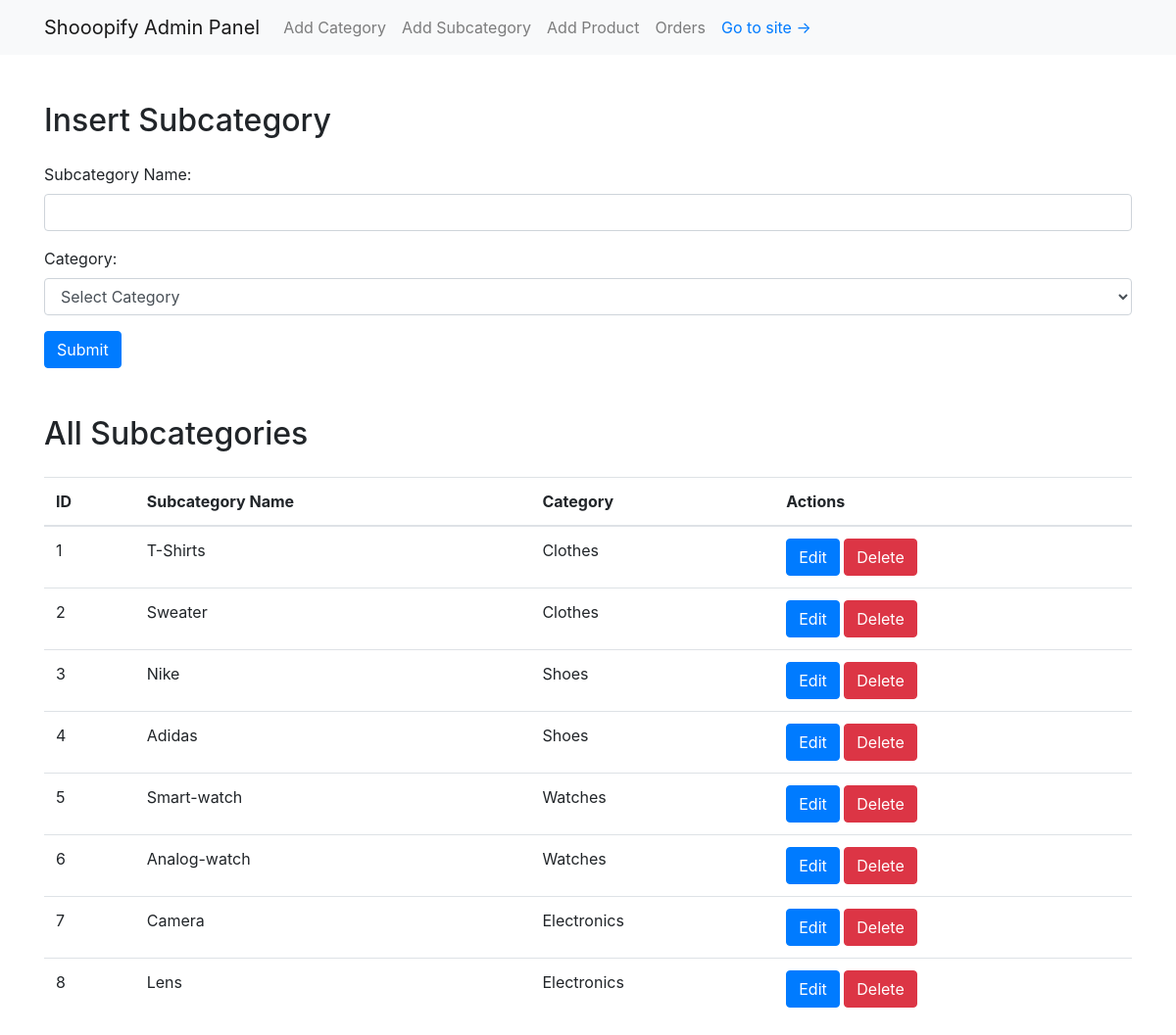
The app's page /admin/subcategory.php, older data.
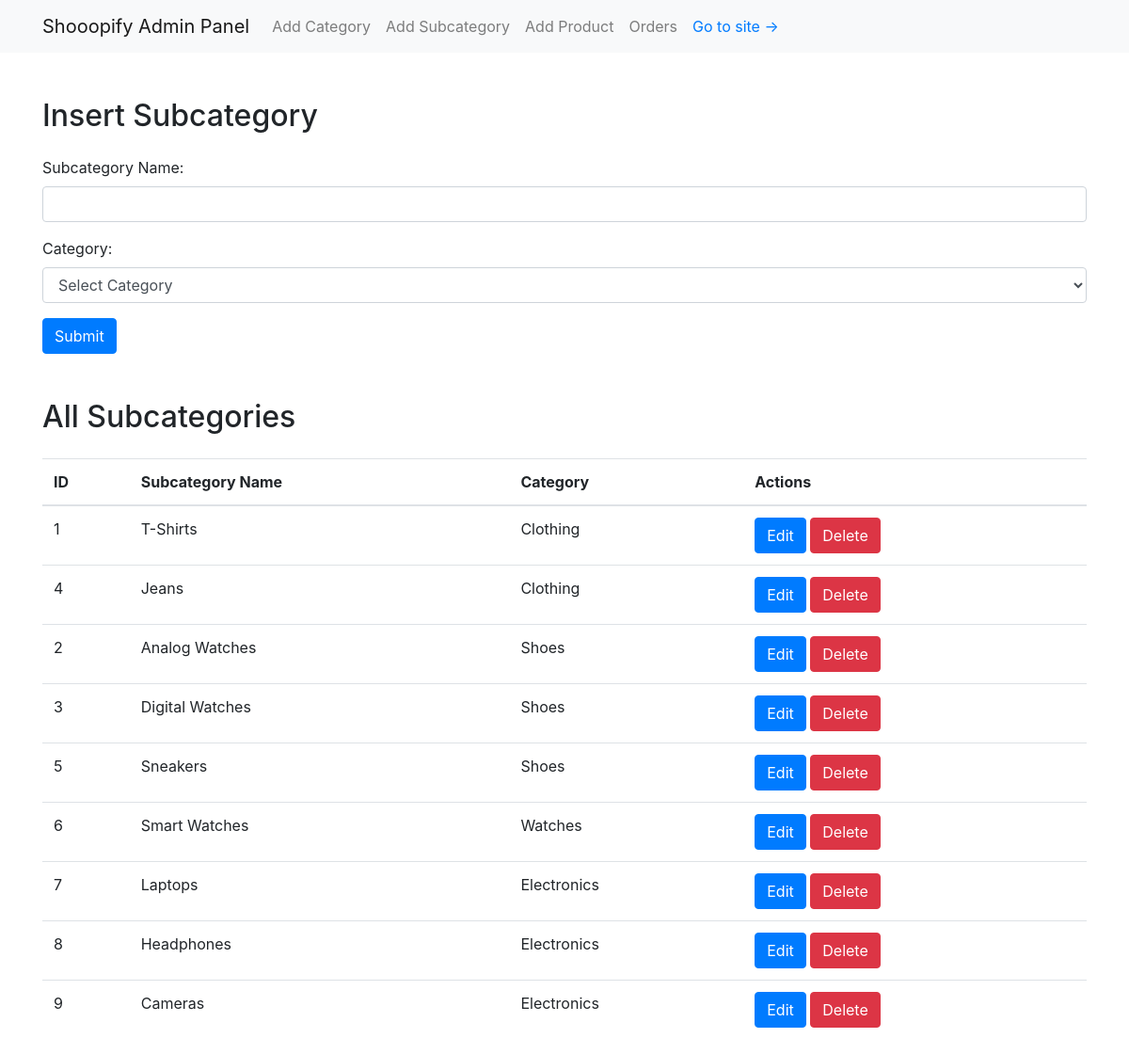
The same page, newer data.
### tables this page shows
CREATE TABLE IF NOT EXISTS sub_category
(
    id          INT(11) AUTO_INCREMENT PRIMARY KEY,
    name        VARCHAR(255) NOT NULL,
    category_id INT(11),
    FOREIGN KEY (category_id) REFERENCES category (id)
);

CREATE TABLE IF NOT EXISTS category
(
    id        INT(11) AUTO_INCREMENT PRIMARY KEY,
    name      VARCHAR(255) NOT NULL,
    image_url VARCHAR(255)
);

### admin/subcategory.php (the view, shortened to what this page needs)
<?php
include 'header.php';
?>
<div class="container mt-5">
    <h2 class="mb-4">Insert Subcategory</h2>
    <form id="insert_subcategory_form">
        <div class="form-group">
            <label for="subcategory_name">Subcategory Name:</label>
            <input type="text" class="form-control" id="subcategory_name" name="subcategory_name" required>
        </div>
        <div class="form-group">
            <label for="category_id">Category:</label>
            <select class="form-control" id="category_id" name="category_id" required>
                <option value="">Select Category</option>
            </select>
        </div>
        <button type="submit" class="btn btn-primary">Submit</button>
    </form>
</div>
<div id="subcategoriesContainer" class="container mt-5">
    <h2 class="mb-4">All Subcategories</h2>
    <table class="table">
        <thead>
        <tr>
            <th>ID</th>
            <th>Subcategory Name</th>
            <th>Category</th>
            <th>Actions</th>
        </tr>
        </thead>
        <tbody>
        <?php
        $fetch_subcategories_query = "SELECT sub_category.id, sub_category.name, category.name as category_name FROM sub_category JOIN category ON sub_category.category_id = category.id";
        $result = mysqli_query($con, $fetch_subcategories_query);
        while ($row = mysqli_fetch_assoc($result)) {
            echo "<tr>";
            echo "<td>".$row['id']."</td>";
            echo "<td>".$row['name']."</td>";
            echo "<td>".$row['category_name']."</td>";
            echo "<td>
                    <button type='button' class='btn btn-primary edit-btn' data-toggle='modal' data-target='#editSubcategoryModal' data-subcategory-id='".$row['id']."' data-subcategory-name='".$row['name']."' data-category-id='".$row['category_id']."'>Edit</button>
                    <button type='button' class='btn btn-danger delete-btn' data-subcategory-id='".$row['id']."'>Delete</button>
                </td>";
            echo "</tr>";
        }
        ?>
        </tbody>
    </table>
</div>
<?php include 'footer.php'; ?>

### admin/header.php (shortened to what this page needs)
<!DOCTYPE html>
<html lang="en">
<head>
    <link rel="stylesheet" href="https://maxcdn.bootstrapcdn.com/bootstrap/4.5.2/css/bootstrap.min.css">
</head>
<body>
<nav class="navbar navbar-expand-lg navbar-light bg-light">
    <div class="container">
        <a class="navbar-brand" href="index.php">Shooopify Admin Panel</a>
        <div class="collapse navbar-collapse" id="navbarSupportedContent">
            <ul class="navbar-nav mr-auto">
                <li class="nav-item">
                    <a class="nav-link" href="category.php">Add Category</a>
                </li>
                <li class="nav-item">
                    <a class="nav-link" href="subcategory.php">Add Subcategory</a>
                </li>
                <li class="nav-item">
                    <a class="nav-link" href="product.php">Add Product</a>
                </li>
                <li class="nav-item">
                    <a class="nav-link" href="orders.php">Orders</a>
                </li>
                <li class="nav-item">
                    <a class="nav-link text-primary" href="../index.php">Go to site -></a>
                </li>
            </ul>
        </div>
    </div>
</nav>

### admin/footer.php (shortened to what this page needs)
</body>
</html>

Row changes from the older to the newer data that the page shows:
changed through a linked row, sub_category "T-Shirts": category.name "Clothes" → "Clothing"
changed sub_category id 4: name "Adidas" → "Jeans"; category.name "Shoes" → "Clothing"; moves up the list
changed sub_category id 2: name "Sweater" → "Analog Watches"; category.name "Clothes" → "Shoes"
changed sub_category id 3: name "Nike" → "Digital Watches"
changed sub_category id 5: name "Smart-watch" → "Sneakers"; category.name "Watches" → "Shoes"
changed sub_category "Watches": name "Analog-watch" → "Smart Watches"
changed sub_category id 7: name "Camera" → "Laptops"
changed sub_category id 8: name "Lens" → "Headphones"
added sub_category: id "9", name "Cameras", category.name "Electronics"
